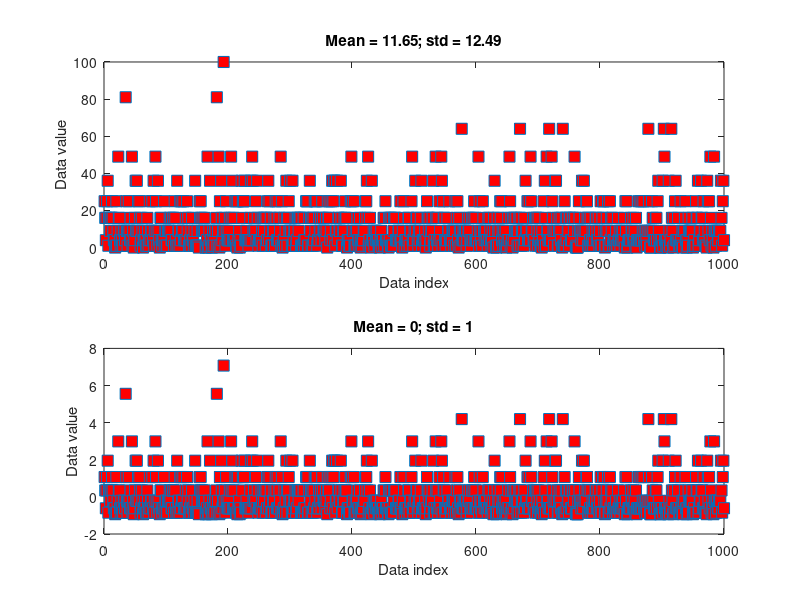
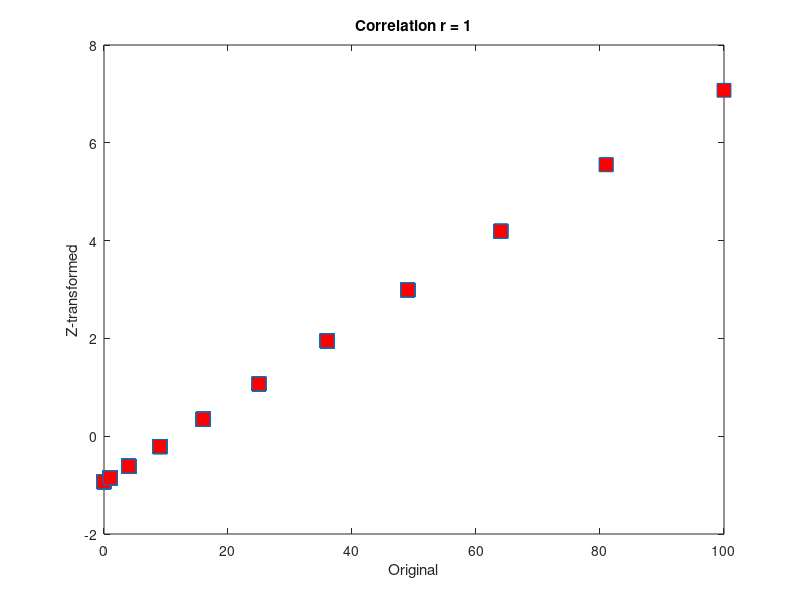

These charts were generated, in order, by the following MATLAB code:
%%
%   COURSE: Master statistics and machine learning: intuition, math, code										
%      URL: udemy.com/course/statsml_x/?couponCode=202112 
% 
%  SECTION: Data normalizations and outliers
%    VIDEO: Z-score
% 
%  TEACHER: Mike X Cohen, sincxpress.com
%

%%

% a clear MATLAB workspace is a clear mental workspace
close all; clear
pkg load statistics % load Octave stats package

%% create data

data = poissrnd(3,1000,1).^2;

% compute the mean and std
datamean = mean(data);
datastd  = std(data);

figure(1), clf
subplot(211)
plot(data,'s','markersize',8,'markerfacecolor','r')
xlabel('Data index'), ylabel('Data value')
title([ 'Mean = ' num2str(round(datamean*100)/100) '; std = ' num2str(round(datastd*100)/100) ])

%% now for z-scoring

% z-score is data minus mean divided by stdev
dataz = (data-datamean) / datastd;

% can also use MATLAB function
% dataz = zscore(data);

% compute the mean and std
dataZmean = mean(dataz);
dataZstd  = std(dataz);

subplot(212)
plot(dataz,'s','markersize',8,'markerfacecolor','r')
xlabel('Data index'), ylabel('Data value')
title([ 'Mean = ' num2str(round(dataZmean*100)/100) '; std = ' num2str(round(dataZstd*100)/100) ])

%% show that the relative values are preserved

figure(2), clf
plot(data,dataz,'s','markersize',10,'markerfacecolor','r')
xlabel('Original'), ylabel('Z-transformed')
title([ 'Correlation r = ' num2str(corr(data,dataz)) ])

%% done.
